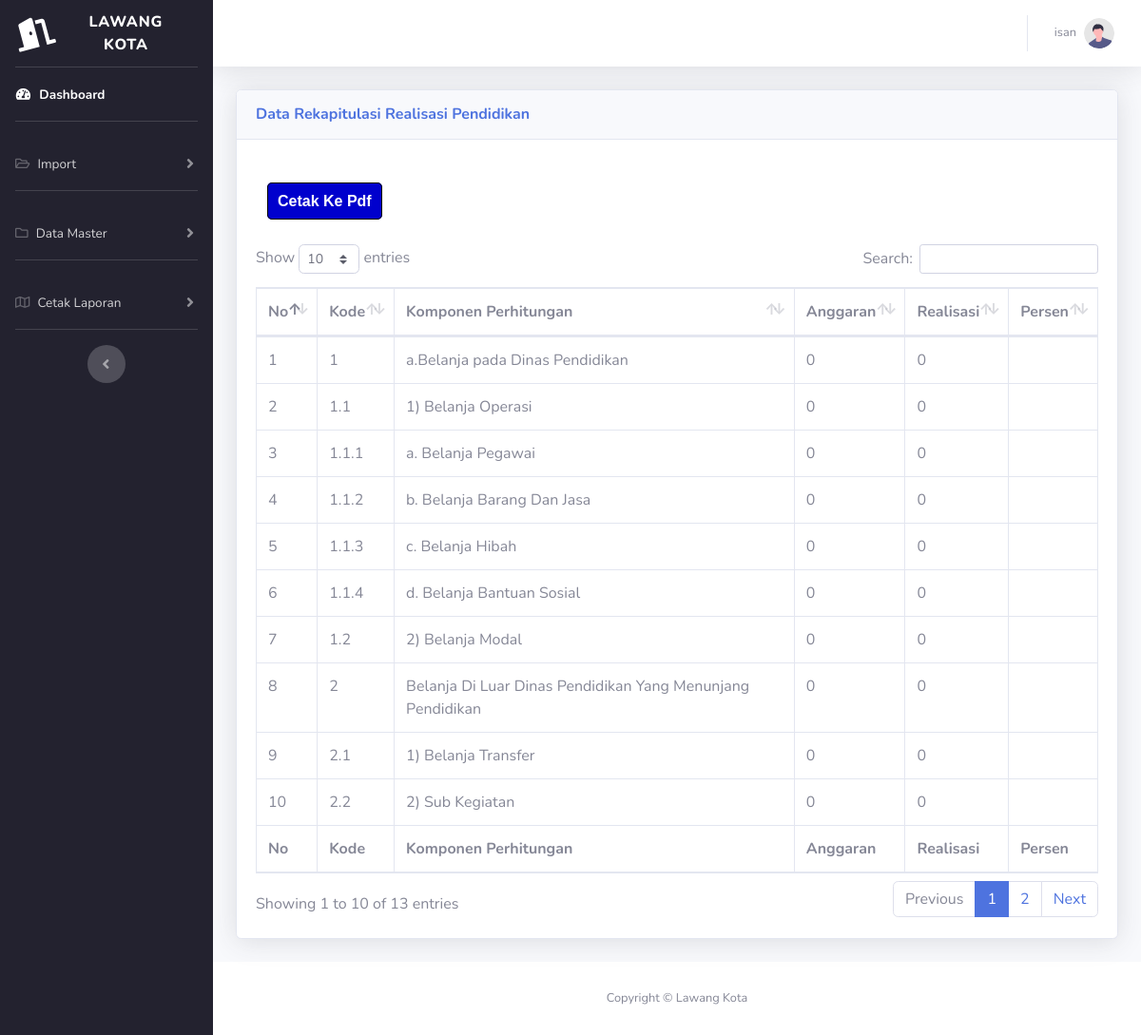
/rekap_disdik.php (signed in), run on the app's committed database.
### tables this page shows
CREATE TABLE `rekap_lra_disdik` (
  `nomor` int(11) NOT NULL,
  `kd_urut` varchar(50) NOT NULL,
  `koper` varchar(500) NOT NULL,
  `anggaran` bigint(100) NOT NULL,
  `realisasi` bigint(100) NOT NULL,
  `persen` varchar(500) NOT NULL
);

### rekap_disdik.php (the view, shortened to what this page needs)
<!DOCTYPE html>
<html lang="en">
<head>
  <link href="vendor/fontawesome-free/css/all.min.css" rel="stylesheet" type="text/css" />
  <link href="css/sb-admin-2.min.css" rel="stylesheet" />
  <link href="vendor/datatables/dataTables.bootstrap4.min.css" rel="stylesheet" />
</head>
<body id="page-top">
  <div id="wrapper">
    <ul style="background-color:#23222f;" class="navbar-nav sidebar sidebar-dark accordion" id="accordionSidebar">
      <a class="sidebar-brand d-flex align-items-center justify-content-center" href="index.php">
        <div class="sidebar-brand-icon rotate-n-15">
          <i class="fas fa-door-open"></i>
        </div>
        <div class="sidebar-brand-text mx-3">Lawang Kota<sup></sup></div>
      </a>
      <hr class="sidebar-divider my-0" />
      <li class="nav-item active">
        <a class="nav-link" href="index.php">
          <i class="fas fa-fw fa-tachometer-alt"></i>
          <span>Dashboard</span></a>
      </li>
      <hr class="sidebar-divider" />
      <li class="nav-item">
        <a class="nav-link collapsed" href="#" data-toggle="collapse" data-target="#collapseTwo" aria-expanded="true" aria-controls="collapseTwo">
          <i class="far fa-folder-open"></i>
          <span>Import</span>
        </a>
      </li>
      <hr class="sidebar-divider" />
      <li class="nav-item">
        <a class="nav-link collapsed" href="#" data-toggle="collapse" data-target="#collapseTwo2" aria-expanded="true" aria-controls="collapseTwo">
          <i class="far fa-folder"></i>
          <span>Data Master</span>
        </a>
      </li>
      <hr class="sidebar-divider" />
      <li class="nav-item">
        <a class="nav-link collapsed" href="#" data-toggle="collapse" data-target="#collapseTwo1" aria-expanded="true" aria-controls="collapseTwo">
          <i class="far fa-map"></i>
          <span>Cetak Laporan</span>
        </a>
      </li>
      <hr class="sidebar-divider d-none d-md-block" />
      <div class="text-center d-none d-md-inline">
        <button class="rounded-circle border-0" id="sidebarToggle"></button>
      </div>
    </ul>
    <div id="content-wrapper" class="d-flex flex-column">
      <div id="content">
        <nav class="navbar navbar-expand navbar-light bg-white topbar mb-4 static-top shadow">
          <ul class="navbar-nav ml-auto">
            <li class="nav-item dropdown no-arrow">
              <a class="nav-link dropdown-toggle" href="#" id="userDropdown" role="button" data-toggle="dropdown" aria-haspopup="true" aria-expanded="false">
                <span class="mr-2 d-none d-lg-inline text-gray-600 small"><?php echo $_SESSION['nama_pengguna']; ?></span>
                <img class="img-profile rounded-circle" src="img/undraw_profile.svg" />
              </a>
            </li>
          </ul>
        </nav>
        <div class="container-fluid">
          <div class="card shadow mb-4">
            <div class="card-header py-3">
              <h6 class="m-0 font-weight-bold text-primary">Data Rekapitulasi Realisasi Pendidikan</h6>
            </div>
            <div class="card-body">
              <div style="margin: auto; width: 1183px; padding-top: 20px; padding-bottom: 20px;">
                <div class="col-auto">
                  <a class="pdf" href="lap_disdik.php" Target="_blank">Cetak Ke Pdf</a>
                </div>
              </div>
              <div class="table-responsive">
                <table class="table table-bordered" id="dataTable" width="100%" cellspacing="0">
                  <thead>
                    <tr>
                      <th style='width: 3%;'>No</th>
                      <th>Kode</th>
                      <th>Komponen Perhitungan</th>
                      <th>Anggaran</th>
                      <th>Realisasi</th>
                      <th>Persen</th>
                    </tr>
                  </thead>
                  <?php
                  $no = 1;
                  include "koneksi.php";
                  $ambildata = mysqli_query($conn, "
                                    SELECT * FROM rekap_lra_disdik");
                  while ($tampil = mysqli_fetch_array($ambildata)) {
                    echo "
                                            <tr>
                                            <td>" . $no++ . "</td>
                                            <td>$tampil[kd_urut]</td>
                                            <td>$tampil[koper]</td>
                                            <td type='number'> " . number_format($tampil['anggaran']) . "</td>
                                            <td type='number'> " . number_format($tampil['realisasi']) . "</td>
                                            <td>$tampil[persen]</td>
                                            </tr>";
                  }
                  ?>
                  <tfoot>
                    <tr>
                      <th style='width: 3%;'>No</th>
                      <th>Kode</th>
                      <th>Komponen Perhitungan</th>
                      <th>Anggaran</th>
                      <th>Realisasi</th>
                      <th>Persen</th>
                    </tr>
                  </tfoot>
                </table>
              </div>
            </div>
          </div>
        </div>
      </div>
      <footer class="sticky-footer bg-white">
        <div class="container my-auto">
          <div class="copyright text-center my-auto">
            <span>Copyright &copy; Lawang Kota</span>
          </div>
        </div>
      </footer>
    </div>
  </div>
</body>
</html>

### rekap_disdik.php (style rules this page uses)
.pdf { text-decoration: none; color: white; background-color: mediumblue; font-family: arial; font-weight: bold; border: 1px solid black; line-height: 50px; margin: auto; padding: 10px; border-radius: 5px; }

### data on the page
rekap_lra_disdik: kd_urut "1", koper "a.Belanja pada Dinas Pendidikan", anggaran "0", realisasi "0"
rekap_lra_disdik: kd_urut "1.1", koper "1) Belanja Operasi", anggaran "0", realisasi "0"
rekap_lra_disdik: kd_urut "1.1.1", koper "a. Belanja Pegawai", anggaran "0", realisasi "0"
rekap_lra_disdik: kd_urut "1.1.2", koper "b. Belanja Barang Dan Jasa", anggaran "0", realisasi "0"
rekap_lra_disdik: kd_urut "1.1.3", koper "c. Belanja Hibah", anggaran "0", realisasi "0"
rekap_lra_disdik: kd_urut "1.1.4", koper "d. Belanja Bantuan Sosial", anggaran "0", realisasi "0"
rekap_lra_disdik: kd_urut "1.2", koper "2) Belanja Modal", anggaran "0", realisasi "0"
rekap_lra_disdik: kd_urut "2", koper "Belanja Di Luar Dinas Pendidikan Yang Menunjang Pendidikan", anggaran "0", realisasi "0"
rekap_lra_disdik: kd_urut "2.1", koper "1) Belanja Transfer", anggaran "0", realisasi "0"
rekap_lra_disdik: kd_urut "2.2", koper "2) Sub Kegiatan", anggaran "0", realisasi "0"

### other printed values
$_SESSION['nama_pengguna'] "isan"
